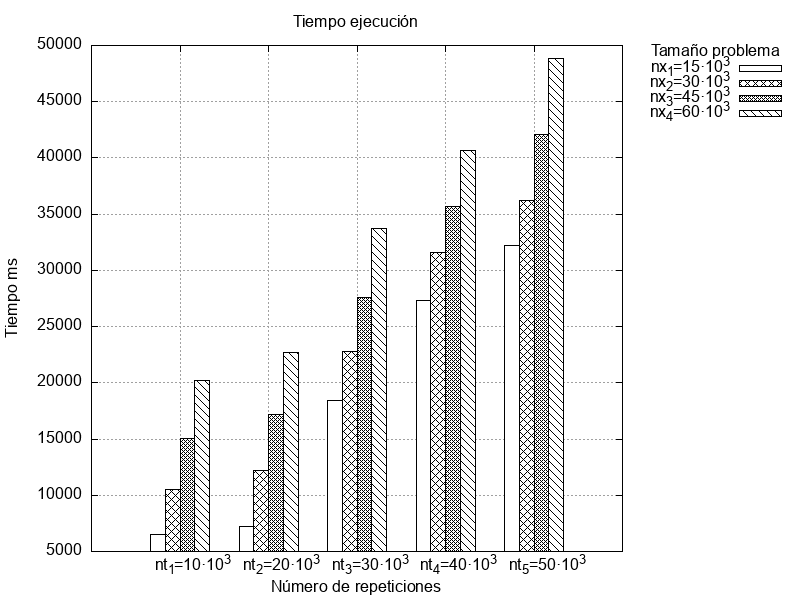

Recreate this plot in gnuplot.
#!/usr/bin/env gnuplot

set encoding iso_8859_1
set term png size 800,600
set output "example.png"

set title "Tiempo ejecución"
set ylabel "Tiempo ms"
set xlabel "Número de repeticiones"

set key outside title "Tamaño problema"
set grid

set style data histograms
#set style fill solid 1.00 border -1
set style fill pattern 0 border -1
#set ytics 0.5
#set mytics 5
set xtics offset 1.5

plot "data.txt"  using 2:xtic(1) title "nx_1=15·10^3" lt -1,\
                  '' using 3 title "nx_2=30·10^3" lt -1,\
                  '' using 4 title "nx_3=45·10^3" lt -1,\
                  '' using 5 title "nx_4=60·10^3" lt -1 fillstyle pattern 4

